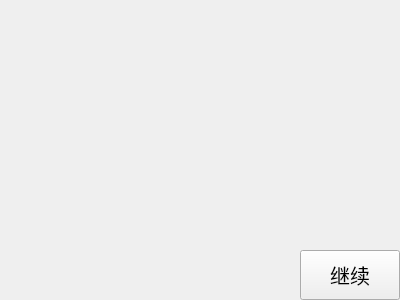
<?xml version="1.0" encoding="UTF-8"?>
<ui version="4.0">
 <class>PPT52</class>
 <widget class="QWidget" name="PPT52">
  <property name="geometry">
   <rect>
    <x>0</x>
    <y>0</y>
    <width>400</width>
    <height>300</height>
   </rect>
  </property>
  <property name="windowTitle">
   <string>Form</string>
  </property>
  <widget class="QPushButton" name="pushButton">
   <property name="geometry">
    <rect>
     <x>300</x>
     <y>250</y>
     <width>100</width>
     <height>50</height>
    </rect>
   </property>
   <property name="font">
    <font>
     <pointsize>15</pointsize>
    </font>
   </property>
   <property name="text">
    <string>继续</string>
   </property>
   <property name="icon">
    <iconset resource="res.qrc">
     <normaloff>:/P1-6/IMAGE/jx (2).jpg</normaloff>:/P1-6/IMAGE/jx (2).jpg</iconset>
   </property>
   <property name="iconSize">
    <size>
     <width>30</width>
     <height>30</height>
    </size>
   </property>
  </widget>
 </widget>
 <resources>
  <include location="res.qrc"/>
 </resources>
 <connections/>
</ui>
